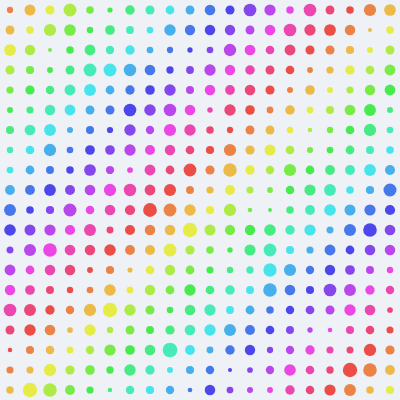
Frame 1 (no input)
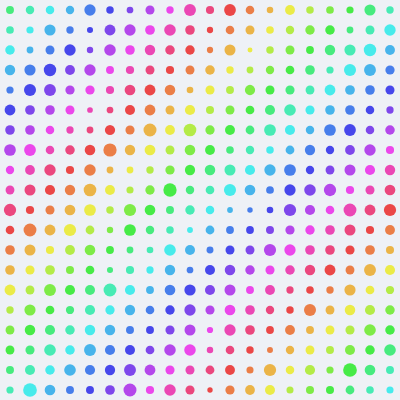
Frame 60 (no input)
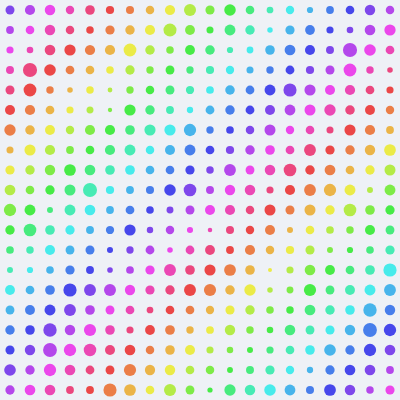
Frame 120 (the mouse pressed at the canvas centre since frame 60)

The p5.js sketch that drew these frames (run headless with seeded random() and noise() and a simulated clock; from frame 60 on, the mouse is pressed at the canvas centre):

// p5.js sketch
// ── sketch.js
function setup() {
  createCanvas(400, 400);
  noStroke();
  colorMode(HSL, 360, 100, 100);
}

function draw() {
  background(220, 30, 95);
  let gridSize = 20;

  for (let y = gridSize / 2; y < height; y += gridSize) {
    for (let x = gridSize / 2; x < width; x += gridSize) {
      // Calculate size with noise for smooth animation
      let size = noise(x * 0.05, y * 0.05, frameCount * 0.01) * gridSize;
      
      // Color hue changes over time and position
      let hue = (frameCount * 2 + x + y) % 360;
      
      fill(hue, 80, 60);
      ellipse(x, y, size, size);
    }
  }
}
